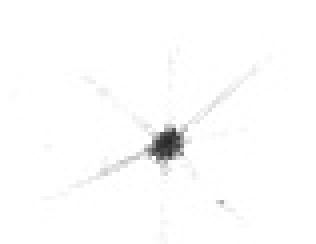
#> input picture train/acantharia_protist/149276.jpg, 79 x 61 px (shown 4 times larger); its folder holds only this picture in this run
$ jupyter execute --allow-errors tutorial-ipy.ipynb   (shell and % lines are left out)   (Python 2 division)   (older library calls are emulated)
#> lines starting #> are read from the running program, lines starting #| are printed output that depends on the picture; after the words box and inside, x2 and y2 are one past the last pixel; in counts of white or black regions, pixels touching at a corner belong together
[cell 1]
#Import libraries for doing image analysis
from skimage.io import imread
from skimage.transform import resize
from sklearn.ensemble import RandomForestClassifier as RF
import glob
import os
from sklearn import cross_validation
from sklearn.cross_validation import StratifiedKFold as KFold
from sklearn.metrics import classification_report
from matplotlib import pyplot as plt
from matplotlib import colors
from pylab import cm
from skimage import segmentation
from skimage.morphology import watershed
from skimage import measure
from skimage import morphology
import numpy as np
import pandas as pd
from scipy import ndimage
from skimage.feature import peak_local_max
# make graphics inline
import warnings
warnings.filterwarnings("ignore")

[cell 2]
# get the classnames from the directory structure
directory_names = list(set(glob.glob(os.path.join("train", "*"))\
 ).difference(set(glob.glob(os.path.join("train","*.*")))))

#> (a cell that did not finish here is left out)

[cell 4]
# First we threshold the image by only taking values greater than the mean to reduce noise in the image
# to use later as a mask
f = plt.figure(figsize=(12,3))
#> (the rest of this cell did not finish here and is left out)

#> (a cell that did not finish here is left out)

#> (a cell that did not finish here is left out)

#> (a cell that did not finish here is left out)

[cell 8]
def getMinorMajorRatio(image):
    image = image.copy()
    # Create the thresholded image to eliminate some of the background
    imagethr = np.where(image > np.mean(image),0.,1.0)

    #Dilate the image
    imdilated = morphology.dilation(imagethr, np.ones((4,4)))

    # Create the label list
    label_list = measure.label(imdilated)
    label_list = imagethr*label_list
    label_list = label_list.astype(int)

    region_list = measure.regionprops(label_list)
    maxregion = getLargestRegion(region_list, label_list, imagethr)

    # guard against cases where the segmentation fails by providing zeros
    ratio = 0.0
    if ((not maxregion is None) and  (maxregion.major_axis_length != 0.0)):
        ratio = 0.0 if maxregion is None else  maxregion.minor_axis_length*1.0 / maxregion.major_axis_length
    return ratio

[cell 9]
# Rescale the images and create the combined metrics and training labels

#get the total training images
numberofImages = 0
for folder in directory_names:
    for fileNameDir in os.walk(folder):
        for fileName in fileNameDir[2]:
             # Only read in the images
            if fileName[-4:] != ".jpg":
              continue
            numberofImages += 1
#> further down, image is the input picture: shape (61, 79); min 37, max 255, mean 252

# We'll rescale the images to be 25x25
maxPixel = 25
imageSize = maxPixel * maxPixel
num_rows = numberofImages # one row for each image in the training dataset
num_features = imageSize + 1 # for our ratio

# X is the feature vector with one row of features per image
# consisting of the pixel values and our metric
X = np.zeros((num_rows, num_features), dtype=float)
# y is the numeric class label
y = np.zeros((num_rows))

files = []
# Generate training data
i = 0
label = 0
# List of string of class names
namesClasses = list()

print "Reading images"
# Navigate through the list of directories
#> (the rest of this cell did not finish here and is left out)

#> in getMinorMajorRatio, `imagethr = np.where(image > np.mean(image),0.,1.0)`:
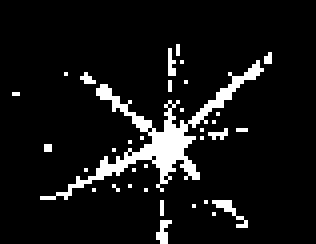
#> imagethr: shape (61, 79) float64 (shown 4 times larger); values 0 (black) and 1 (white), 8.3% white in thin lines or dots, all inside (x1, y1, x2, y2) = (3, 11, 68, 61)
#> in getMinorMajorRatio, `imdilated = morphology.dilation(imagethr, np.ones((4,4)))`:
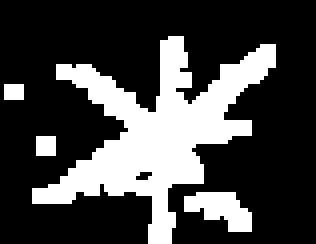
#> imdilated: shape (61, 79) float64 (shown 4 times larger); values 0 (black) and 1 (white), 26.7% white; 4 white regions
#> in getMinorMajorRatio, `label_list = measure.label(imdilated)`:
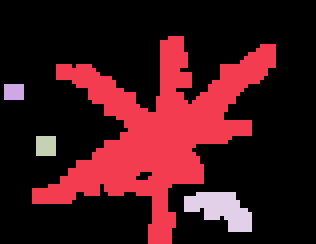
#> label_list: shape (61, 79) int64 (shown 4 times larger); 5 distinct labels, from 0 to 4; one colour per label, 0 black
#> in getMinorMajorRatio, `label_list = imagethr*label_list`:
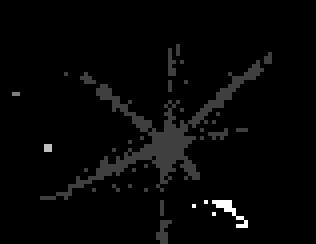
#> label_list: shape (61, 79) float64 (shown 4 times larger); min 0, max 4, mean 0.0986; drawn with min black and max white
#> in getMinorMajorRatio, `label_list = label_list.astype(int)`:
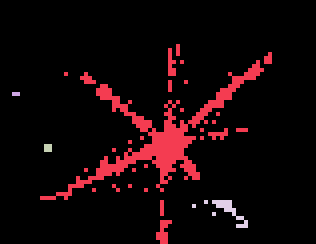
#> label_list: shape (61, 79) int64 (shown 4 times larger); 5 distinct labels, from 0 to 4; one colour per label, 0 black
#> in getMinorMajorRatio, `region_list = measure.regionprops(label_list)`: region_list = 4 regions; box (x1, y1, x2, y2) and area: (10, 11, 68, 61) 371, (48, 50, 62, 57) 22, (11, 36, 13, 38) 4, (3, 23, 5, 24) 2
            image = resize(image, (maxPixel, maxPixel))

            # Store the rescaled image pixels and the axis ratio
            X[i, 0:imageSize] = np.reshape(image, (1, imageSize))
            X[i, imageSize] = axisratio

            # Store the classlabel
            y[i] = label
            i += 1
            # report progress for each 5% done
            report = [int((j+1)*num_rows/20.) for j in range(20)]
            if i in report: print np.ceil(i *100.0 / num_rows), "% done"
    label += 1
